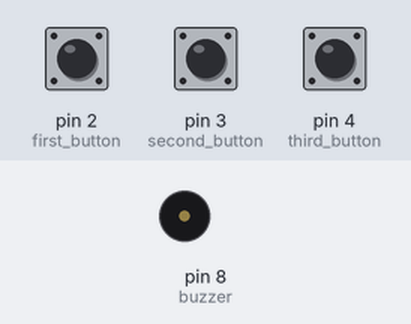
Simulated run of this sketch. Board: Arduino Uno, built with avr-gcc and run on an emulated ATmega328P. On the bench: buzzer (waves = sounding). The inputs (shaded band) are chosen by the test bench; at power-on: pin 2 (first_button) LOW, pin 3 (second_button) LOW, pin 4 (third_button) LOW.

Above: at 1.2 s.
1.3 s: pin 2 (first_button) pulled HIGH for 0.15 s
At 2.3 s:
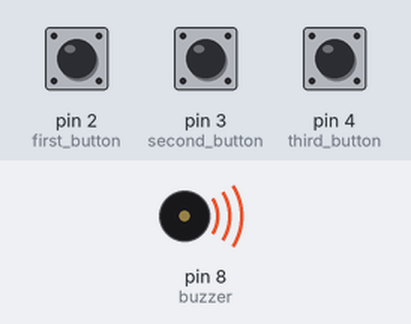
4.4 s: pin 2 (first_button) pulled HIGH for 1 s
At 6.6 s:
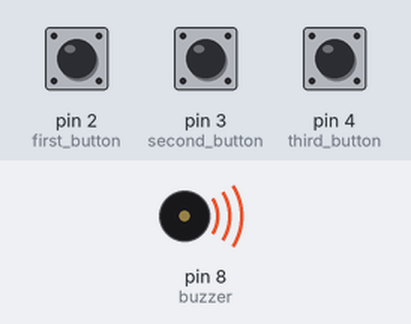
8.4 s: pin 2 (first_button) pulled HIGH for 3.2 s
Timing chart, 0 to 14.8 s (numbered marks = the images above; inputs shaded):
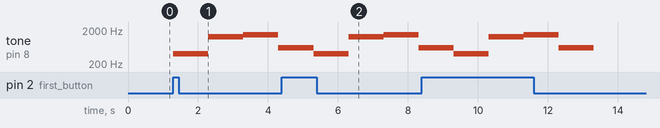

Measured:
- after the input at 1.3 s, tone on pin 8 (buzzer): silent → 400 Hz at once, → 1250 Hz 1.0 s later, → 1450 Hz 1.0 s later, → 600 Hz 1.0 s later
- after the input at 4.4 s, tone on pin 8 (buzzer): 600 Hz → 400 Hz after 0.90 s, → 1250 Hz 1.0 s later, → 1450 Hz 1.0 s later, → 600 Hz 1.0 s later

The sketch:

melody2.ino
```cpp
// C++ code
//

int buzzer = 8;
int first_button = 2;
int second_button = 3;
int third_button = 4;

int first, second, third;

int notes[] = {250, 400, 600, 850, 1000, 1250, 1450};

void setup()
{
  for (int i = 4; i > 1; i--) {
    pinMode(i, INPUT);
  }
  pinMode(buzzer, OUTPUT);
}

void loop()
{
  first = digitalRead(first_button);
  second = digitalRead(second_button);
  third = digitalRead(third_button);


  if (first == HIGH) {
    sound(1);
    sound(5);
    sound(6);
    sound(2);
  }
  else if (second == HIGH) {
    sound(3);
    sound(0);
    sound(2);
    sound(5);
  }
  else if (third == HIGH) {
    sound(4);
    sound(6);
    sound(0);
    sound(3);
  }

}

void sound(int freq) {
  tone(buzzer, notes[freq]);
  delay(1000);
  noTone(buzzer);
}
```
